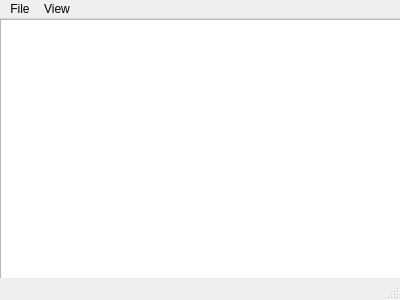
<?xml version="1.0" encoding="UTF-8"?>
<ui version="4.0">
 <class>MainWindow</class>
 <widget class="QMainWindow" name="MainWindow">
  <property name="geometry">
   <rect>
    <x>0</x>
    <y>0</y>
    <width>400</width>
    <height>300</height>
   </rect>
  </property>
  <property name="windowTitle">
   <string>MainWindow</string>
  </property>
  <widget class="QWidget" name="centralWidget">
   <widget class="QGraphicsView" name="graphicsView">
    <property name="geometry">
     <rect>
      <x>0</x>
      <y>0</y>
      <width>401</width>
      <height>261</height>
     </rect>
    </property>
   </widget>
  </widget>
  <widget class="QMenuBar" name="menuBar">
   <property name="geometry">
    <rect>
     <x>0</x>
     <y>0</y>
     <width>400</width>
     <height>24</height>
    </rect>
   </property>
   <widget class="QMenu" name="menuFile">
    <property name="title">
     <string>File</string>
    </property>
    <addaction name="actionOpen"/>
    <addaction name="separator"/>
    <addaction name="actionExit"/>
   </widget>
   <widget class="QMenu" name="menuView">
    <property name="title">
     <string>View</string>
    </property>
    <addaction name="actionResetCamera"/>
   </widget>
   <addaction name="menuFile"/>
   <addaction name="menuView"/>
  </widget>
  <widget class="QStatusBar" name="statusBar"/>
  <action name="actionOpen">
   <property name="text">
    <string>Open...</string>
   </property>
   <property name="shortcut">
    <string>Ctrl+O</string>
   </property>
  </action>
  <action name="actionExit">
   <property name="text">
    <string>Exit</string>
   </property>
  </action>
  <action name="actionResetCamera">
   <property name="text">
    <string>Reset Camera</string>
   </property>
   <property name="shortcut">
    <string>Ctrl+R</string>
   </property>
  </action>
 </widget>
 <layoutdefault spacing="6" margin="11"/>
 <resources/>
 <connections/>
</ui>
